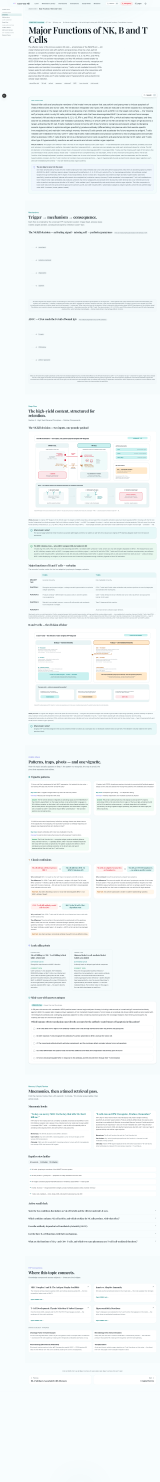
#> input picture docs/qa/e23/full-desktop-light.png, 1440 x 13335 px, found by its file name (shown at 1/9 size); its folder holds 2 pictures in this run
$ python e23-crops.py
#> lines starting #> are read from the running program, lines starting #| are printed output that depends on the picture
#!/usr/bin/env python3
"""E23 element captures — PIL crop of the two registry visuals from the
4 full-page captures, using text-anchored DOM doc-coordinates (rects measured
in-browser; identical y-offsets verified in light and dark)."""
from PIL import Image
import os

QA = "/home/z/kyp-usmle-notes/docs/qa/e23"
# doc-coords at viewport 1440 (light and dark verified identical)
VISUALS = [
    ("nk-kill-model", {"x": 281, "y": 3904.94, "w": 1102, "h": 728.66}),
    ("b-t-division-of-labor", {"x": 281, "y": 5678.53, "w": 1102, "h": 697.17}),
]
THEMES = ["light", "dark"]

import statistics
for theme in THEMES:
    im = Image.open(f"{QA}/full-desktop-{theme}.png")
#> im is the input picture: PIL image 1440x13335 RGB; mean R, G, B 242.1, 247.1, 247.7
    for name, r in VISUALS:
        box = (int(r["x"]), int(r["y"]), int(r["x"] + r["w"]), int(r["y"] + r["h"]))
        crop = im.crop(box)
        out = f"{QA}/element-{name}-{theme}.png"
        crop.save(out)
        # content check: stdev of grayscale (blank regions have ~0)
        gray = crop.convert("L")
        px = list(gray.getdata())
        sd = statistics.pstdev(px[::37])
        print(f"{os.path.basename(out)}: {crop.size[0]}x{crop.size[1]} stdev={sd:.2f}")
#> this loop made 2 passes
#> sd on passes 1 to 2: 25.35, 25.27
#| element-nk-kill-model-light.png: 1102x729 stdev=25.35
#| element-b-t-division-of-labor-light.png: 1102x697 stdev=25.27
#> pass 1, `crop = im.crop(box)`:
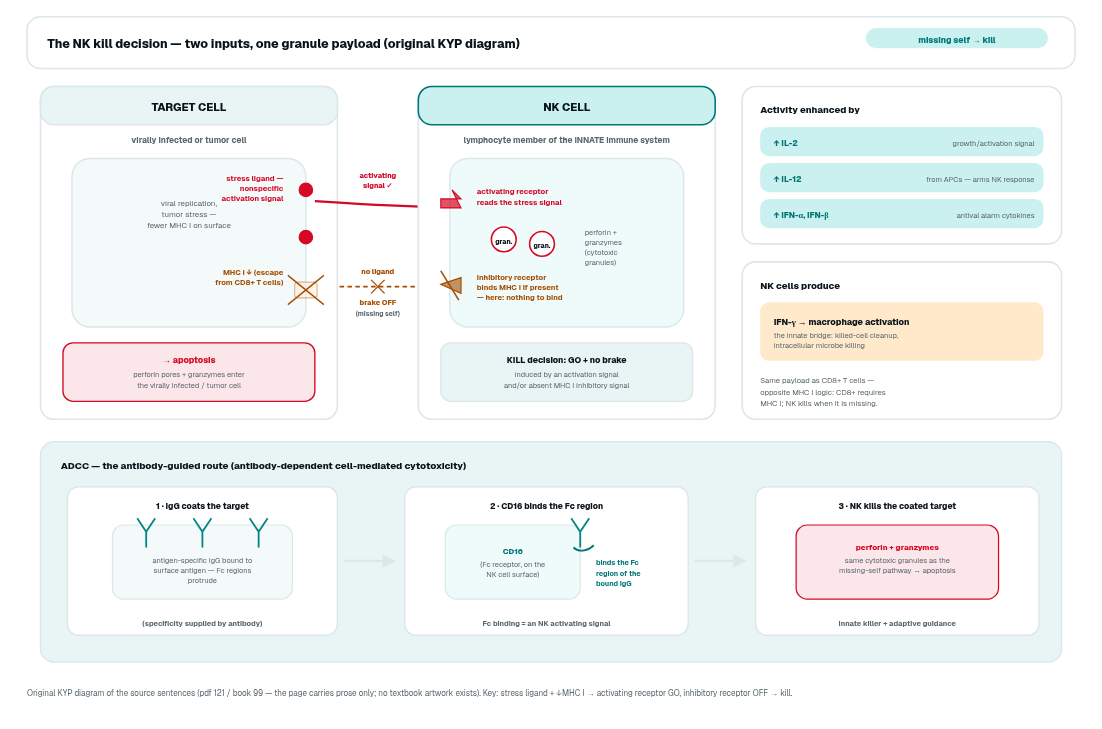
#> crop: PIL image 1102x729 RGB; mean R, G, B 242.4, 245.5, 245.2
#> pass 1, `gray = crop.convert("L")`:
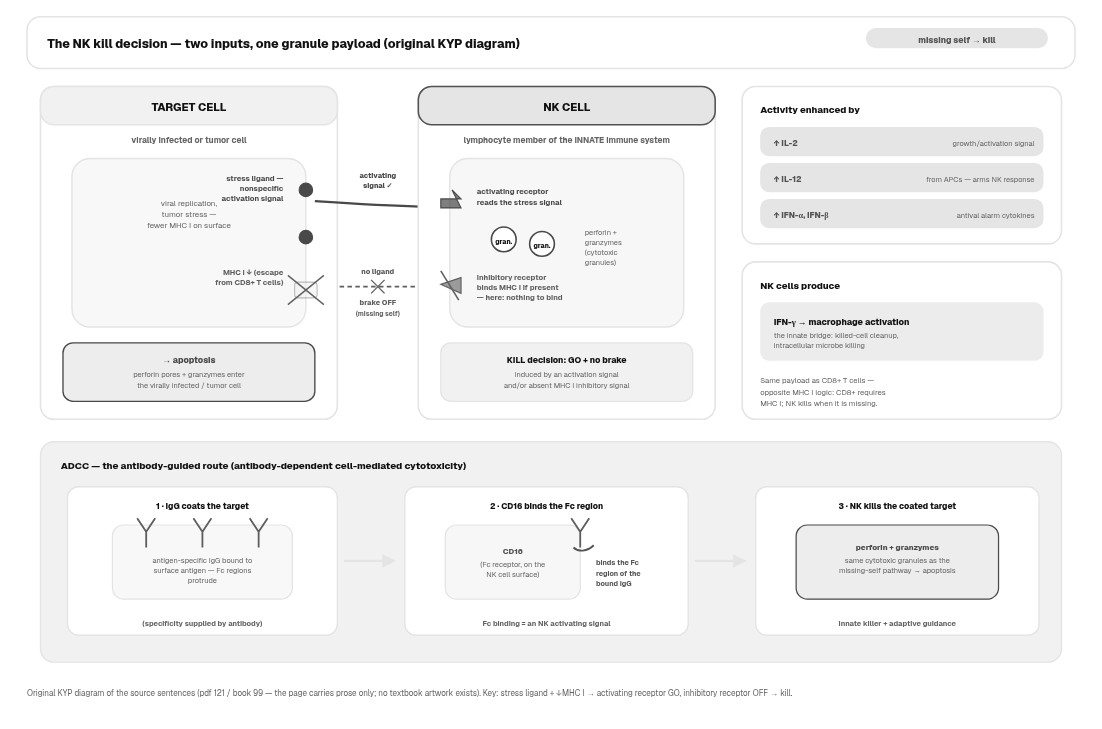
#> gray: PIL image 1102x729 L; min 17, max 255, mean 244.5
#> pass 2, `crop = im.crop(box)`:
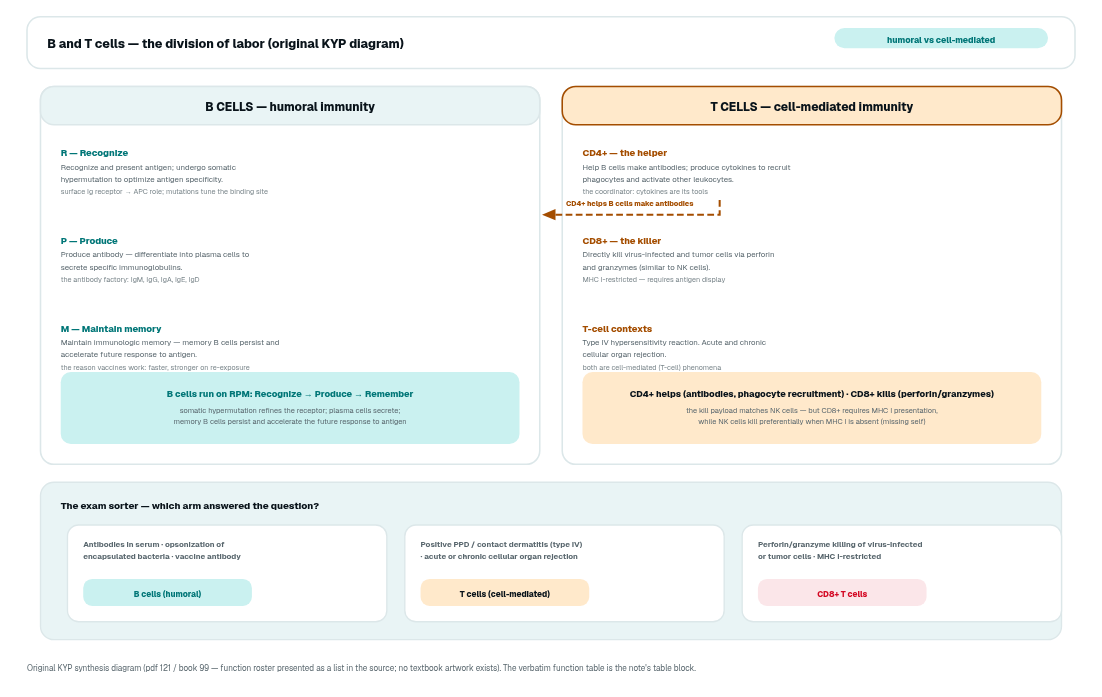
#> crop: PIL image 1102x697 RGB; mean R, G, B 244.8, 246.7, 244.6
#> pass 2, `gray = crop.convert("L")`:
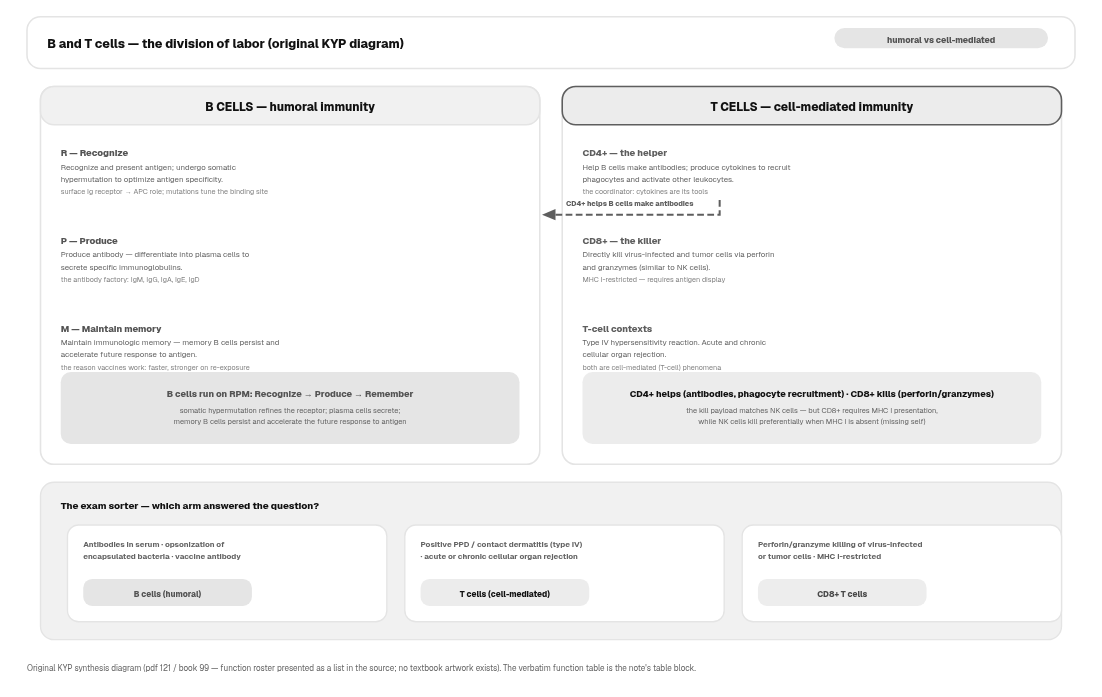
#> gray: PIL image 1102x697 L; min 17, max 255, mean 245.9
#> pass 2 of the loop `for theme in THEMES:`:
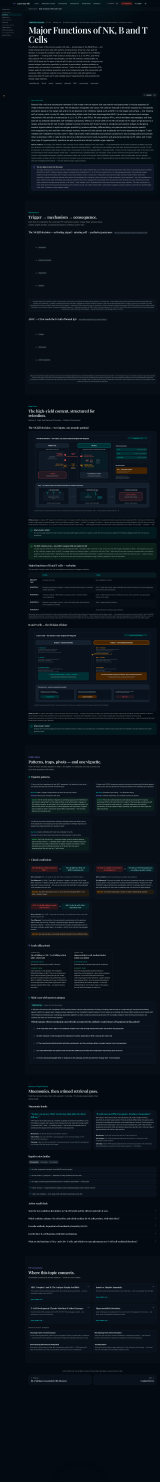
#> input picture docs/qa/e23/full-desktop-dark.png, 1440 x 13335 px, found by its file name (shown at 1/9 size)
#> im is the input picture: PIL image 1440x13335 RGB; mean R, G, B 11.8, 19.7, 26.9
#> the loop `for name, r in VISUALS:` made 2 passes
#> sd on passes 1 to 2: 22.63, 23.8
#> (printed output is left out)
#> pass 1, `gray = crop.convert("L")`:
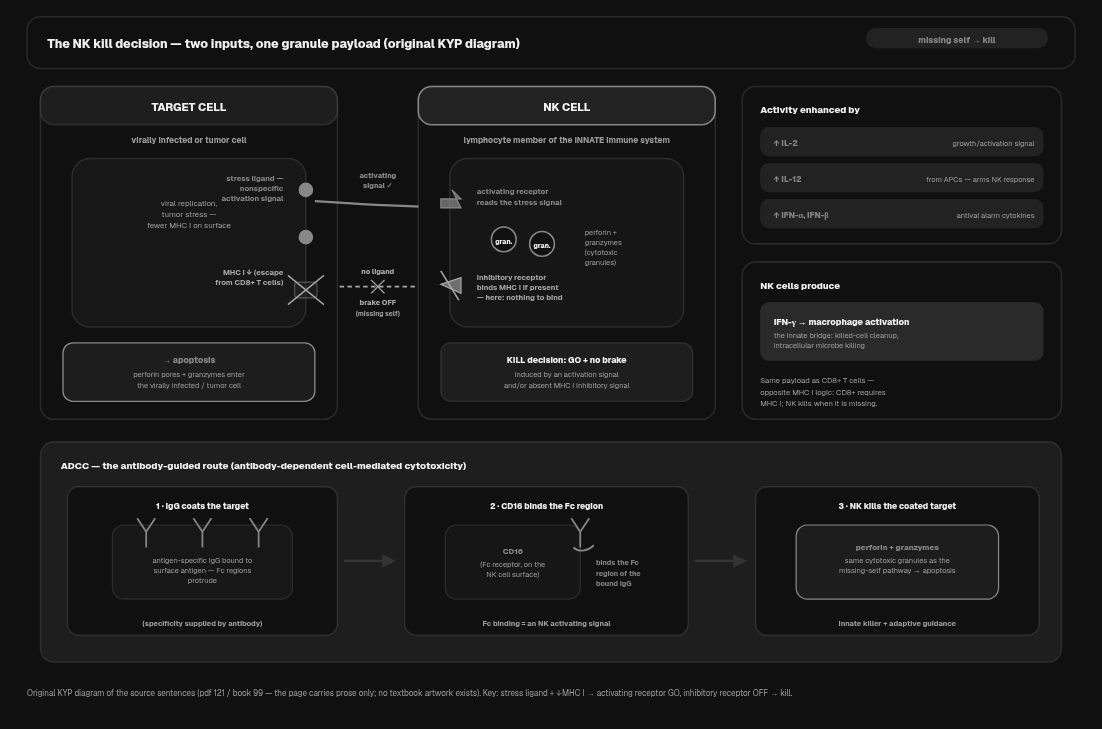
#> gray: PIL image 1102x729 L; min 16, max 241, mean 25.4
#> pass 2, `gray = crop.convert("L")`:
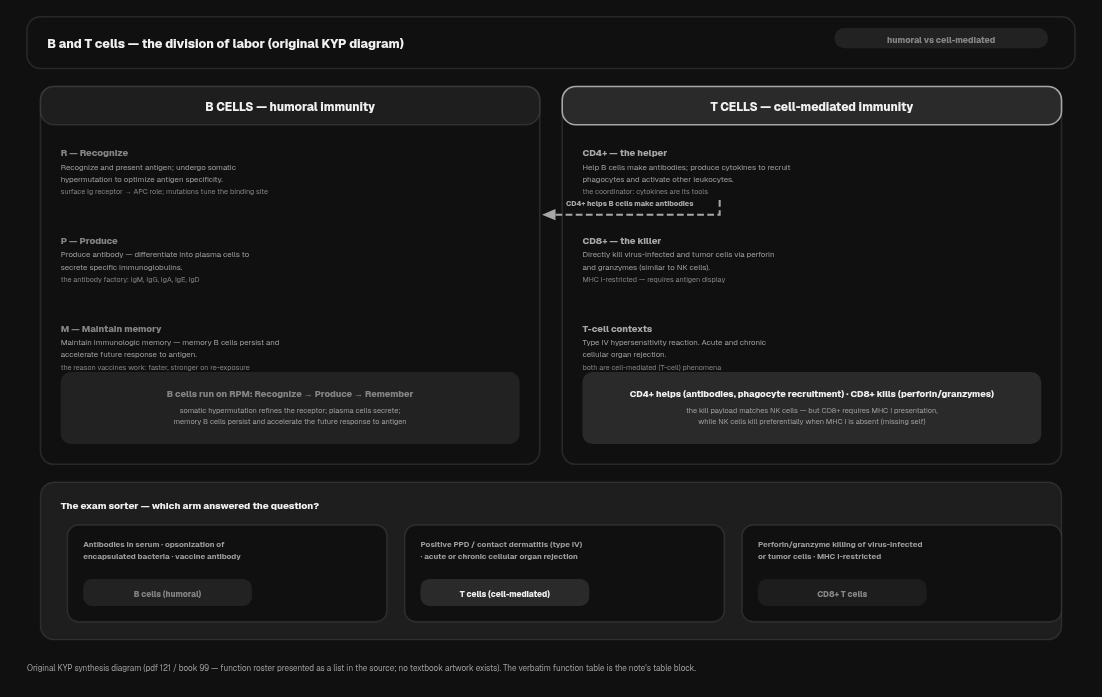
#> gray: PIL image 1102x697 L; min 16, max 241, mean 24.8
print("DONE")
